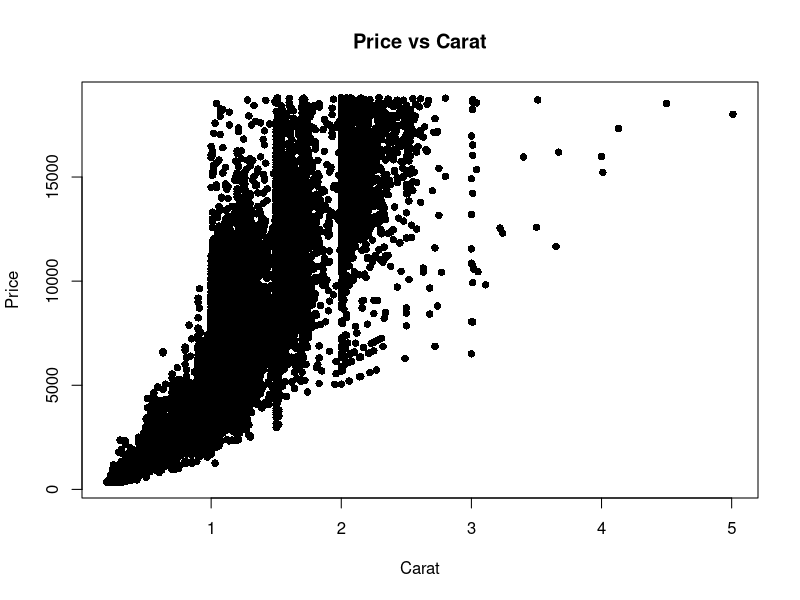

This figure's R source:
#Require the dataset ('diamonds') that we are to use:
require(ggplot2)
data("diamonds")

str(diamonds)

View(diamonds)

# To show information on the dataset:
?diamonds
#The information can be seen in the right panel

#Some of the data appears non-numerical, and so the following appears to be
#required: diamonds$cut <- replace(diamonds$cut, diamonds$cut == Fair, 1).
#However, if we run str(diamonds), we can see that, in reality, these non-numerical 
#values are ordered factors, which already have associated numerical values, and so a 
#transformation is not required.

#Graphical Analysis

#Ideally, we want to create a matrix of scatter plots to analyse the data graphically. However,
#there are about 54,000 rows to the table, and so this would take a lot of processing power. This
#is demonstrated by trying to run the following:

plot(diamonds$carat, diamonds$price, pch=16, main='Price vs Carat', xlab='Carat', ylab='Price')
